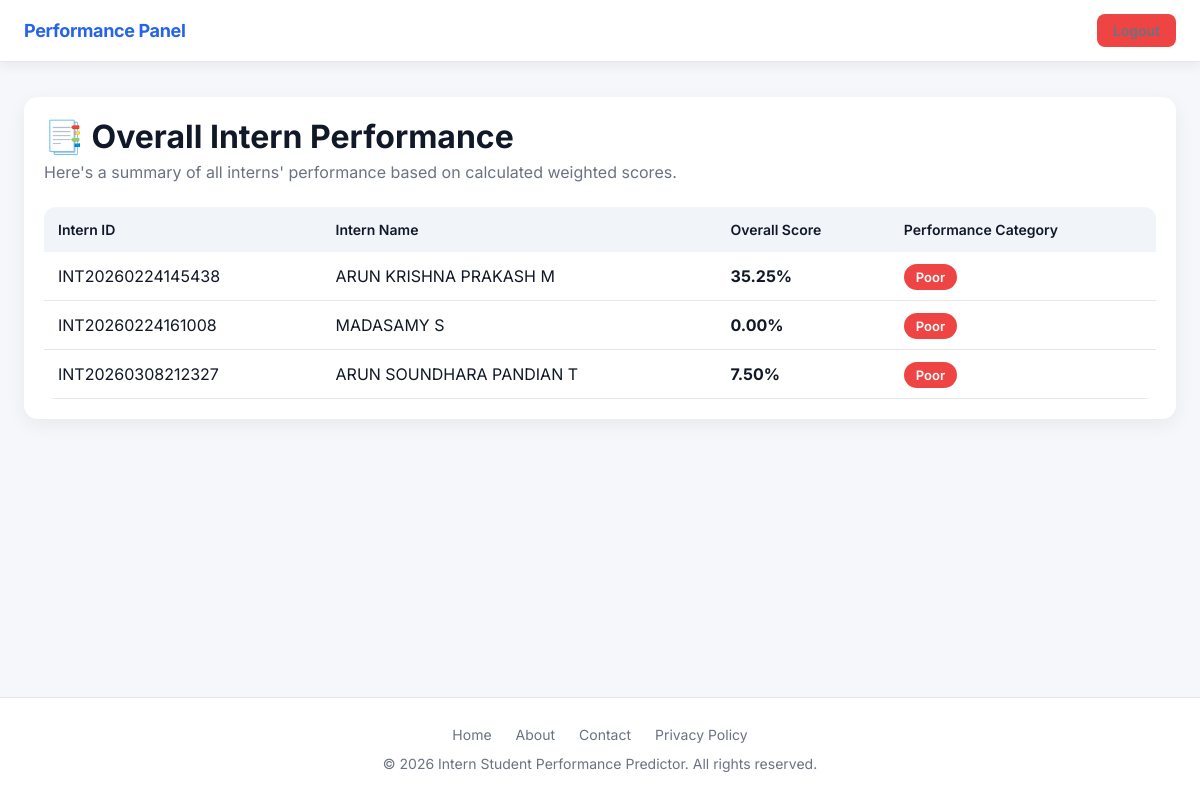
Page /admin/performance (signed in) on the committed database.
### tables this page shows
CREATE TABLE students (
        id INTEGER PRIMARY KEY AUTOINCREMENT,
        unique_student_id TEXT UNIQUE NOT NULL,
        name TEXT NOT NULL,
        email TEXT UNIQUE NOT NULL,
        course_id INTEGER,
        user_id INTEGER UNIQUE,

        -- NEW FIELDS
        internship_type TEXT,
        joining_date TEXT,
        ending_date TEXT,
        college_name TEXT,
        department TEXT, phone_number TEXT, profile_pic TEXT, gender TEXT, dob TEXT, address TEXT, linkedin_url TEXT, github_url TEXT,

        FOREIGN KEY (course_id) REFERENCES courses(id),
        FOREIGN KEY (user_id) REFERENCES users(id)
    );

### admin_routes.py (the view)
@admin_bp.route("/performance", endpoint="admin_performance_overview")
def admin_performance_overview():
    if session.get("role") != "admin":
        return redirect(url_for("auth.login"))
    conn = sqlite3.connect(DATABASE)
    cur = conn.cursor()
    cur.execute("SELECT id, unique_student_id, name FROM students")
    rows = cur.fetchall()
    conn.close()
    performance_summaries = []
    for r in rows:
        score = calculate_overall_performance_score(r[0])
        performance_summaries.append(
            {
                "unique_student_id": r[1],
                "name": r[2],
                "overall_score": score["overall_score"],
                "category": score["category"],
            }
        )
    return render_template(
        "admin_performance_overview.html",
        performance_summaries=performance_summaries,
    )

### admin_routes.py (called while the page is built, shortened)
@admin_bp.app_context_processor
def inject_pending_counts():
    if not session.get("logged_in") or session.get("role") != "admin":
        return dict(pending_counts={})

### database.py (called while the page is built)
def calculate_attendance_rate(student_db_id: int) -> float:
    conn = sqlite3.connect(DATABASE)
    cursor = conn.cursor()
    cursor.execute(
        "SELECT COUNT(*) FROM attendance WHERE student_id = ?", (student_db_id,)
    )
    total_days = cursor.fetchone()[0]
    cursor.execute(
        "SELECT COUNT(*) FROM attendance WHERE student_id = ? AND status = 'present'",
        (student_db_id,),
    )
    present_days = cursor.fetchone()[0]
    conn.close()
    return present_days / total_days if total_days > 0 else 0.0

def calculate_average_task_mark(student_db_id: int) -> float:
    conn = sqlite3.connect(DATABASE)
    cursor = conn.cursor()
    cursor.execute(
        "SELECT AVG(mark) FROM tasks WHERE student_id = ? AND status = 'completed'",
        (student_db_id,),
    )
    avg_mark = cursor.fetchone()[0]
    conn.close()
    return avg_mark if avg_mark is not None else 0.0

def calculate_average_feedback_score_numeric(student_db_id: int) -> float:
    conn = sqlite3.connect(DATABASE)
    cursor = conn.cursor()
    feedback_category_map = {"Poor": 0, "Average": 1, "Good": 2, "Excellent": 3}
    cursor.execute(
        "SELECT feedback_category FROM feedback WHERE student_id = ?",
        (student_db_id,),
    )
    feedback_categories = cursor.fetchall()
    numeric_values = []
    for (category,) in feedback_categories:
        if category in feedback_category_map:
            numeric_values.append(feedback_category_map[category])
    conn.close()
    avg_numeric = np.mean(numeric_values) if numeric_values else 0.0
    return (avg_numeric / 3.0) * 100.0

def calculate_average_behaviour_rating(student_db_id: int) -> float:
    conn = sqlite3.connect(DATABASE)
    cursor = conn.cursor()
    cursor.execute(
        "SELECT AVG(rating) FROM behaviour_ratings WHERE student_id = ?",
        (student_db_id,),
    )
    avg_rating = cursor.fetchone()[0]
    conn.close()
    return ((avg_rating - 1) / 4.0) * 100.0 if avg_rating is not None else 0.0

### templates/admin_performance_overview.html (shortened to what this page needs)
{% extends "base.html" %}
{% block content %}
<div class="card">
    <div class="page-header">
        <h1>📑 Overall Intern Performance</h1>
        <p class="subtitle">Here's a summary of all interns' performance based on calculated weighted scores.</p>
    </div>
    {% if performance_summaries %}
    <div class="table-wrapper">
        <table class="modern-table">
            <thead>
                <tr>
                    <th>Intern ID</th>
                    <th>Intern Name</th>
                    <th>Overall Score</th>
                    <th>Performance Category</th>
                </tr>
            </thead>
            <tbody>
                {% for student in performance_summaries %}
                <tr>
                    <td>{{ student.unique_student_id }}</td>
                    <td>{{ student.name }}</td>
                    <td><strong>{{ "%.2f"|format(student.overall_score) }}%</strong></td>
                    <td>
                        <span class="status status-{{ student.category|lower }}">
                            {{ student.category }}
                        </span>
                    </td>
                </tr>
                {% endfor %}
            </tbody>
        </table>
    </div>
    {% else %}
    <div class="alert alert-info">
        No intern performance data available yet.
    </div>
    {% endif %}
</div>
{% endblock %}

### static/css/style.css (style rules this page uses)
:root { --bg-main: #f5f7fb; --bg-secondary: #ffffff; --card-bg: #ffffff; --border-color: #e5e7eb; --text-primary: #111827; --text-secondary: #6b7280; --primary: #2563eb; --primary-light: #3b82f6; --success: #10b981; --warning: #f59e0b; --danger: #ef4444; --purple: #8b5cf6; --teal: #14b8a6; --pink: #ec4899; --gray: #9ca3af; --radius-sm: 8px; --radius-md: 14px; --radius-lg: 20px; --shadow-sm: 0 4px 12px rgba(0, 0, 0, 0.06); --shadow-md: 0 10px 30px rgba(0, 0, 0, 0.08); --font-main: 'Inter', system-ui, sans-serif; }
* { margin: 0; padding: 0; box-sizing: border-box; }
body { font-family: var(--font-main); background: var(--bg-main); color: var(--text-primary); min-height: 100vh; display: flex; flex-direction: column; }
.subtitle { margin-top: 6px; color: var(--text-secondary); }
.card { background: #fff; padding: 20px; border-radius: 14px; box-shadow: 0 6px 20px rgba(0, 0, 0, 0.06); }
.page-header { margin-bottom: 25px; }
.table-wrapper { margin-top: 25px; overflow-x: auto; }

### templates/admin_performance_overview.html (style rules this page uses)
.modern-table { width: 100%; border-collapse: collapse; background: #ffffff; border-radius: 12px; overflow: hidden; }
.modern-table th { background: #f1f5f9; padding: 14px; text-align: left; font-weight: 600; font-size: 14px; }
.modern-table td { padding: 14px; border-bottom: 1px solid #e5e7eb; }
.status { padding: 5px 12px; border-radius: 999px; font-size: 13px; font-weight: 600; }
.status-poor { background: #ef4444; color: #ffffff; }

### rows in the picture
students: unique_student_id "INT20260224145438", name "ARUN KRISHNA PRAKASH M", overall_score "35.25", category "Poor"
students: unique_student_id "INT20260224161008", name "MADASAMY S", overall_score "0.00", category "Poor"
students: unique_student_id "INT20260308212327", name "ARUN SOUNDHARA PANDIAN T", overall_score "7.50", category "Poor"
